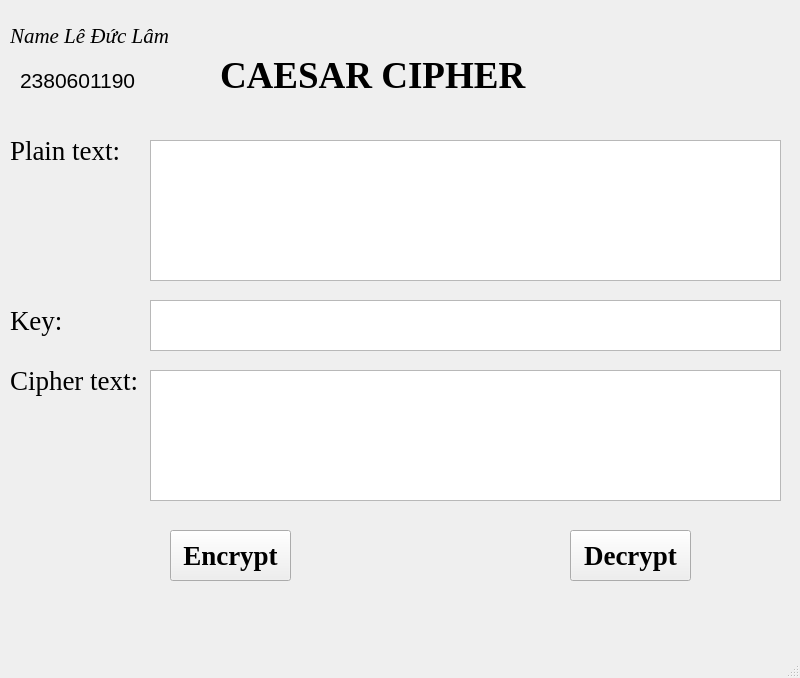
<?xml version="1.0" encoding="UTF-8"?>
<ui version="4.0">
 <class>MainWindow</class>
 <widget class="QMainWindow" name="MainWindow">
  <property name="geometry">
   <rect>
    <x>0</x>
    <y>0</y>
    <width>800</width>
    <height>678</height>
   </rect>
  </property>
  <property name="windowTitle">
   <string>MainWindow</string>
  </property>
  <widget class="QWidget" name="centralwidget">
   <widget class="QLabel" name="label">
    <property name="geometry">
     <rect>
      <x>220</x>
      <y>50</y>
      <width>421</width>
      <height>51</height>
     </rect>
    </property>
    <property name="font">
     <font>
      <family>Times New Roman</family>
      <pointsize>28</pointsize>
      <weight>75</weight>
      <bold>true</bold>
     </font>
    </property>
    <property name="text">
     <string>CAESAR CIPHER</string>
    </property>
   </widget>
   <widget class="QLabel" name="label_2">
    <property name="geometry">
     <rect>
      <x>10</x>
      <y>130</y>
      <width>121</width>
      <height>41</height>
     </rect>
    </property>
    <property name="font">
     <font>
      <family>Times New Roman</family>
      <pointsize>20</pointsize>
     </font>
    </property>
    <property name="text">
     <string>Plain text:</string>
    </property>
   </widget>
   <widget class="QLabel" name="label_3">
    <property name="geometry">
     <rect>
      <x>10</x>
      <y>350</y>
      <width>131</width>
      <height>61</height>
     </rect>
    </property>
    <property name="font">
     <font>
      <family>Times New Roman</family>
      <pointsize>20</pointsize>
     </font>
    </property>
    <property name="text">
     <string>Cipher text:</string>
    </property>
   </widget>
   <widget class="QLabel" name="label_4">
    <property name="geometry">
     <rect>
      <x>10</x>
      <y>300</y>
      <width>71</width>
      <height>41</height>
     </rect>
    </property>
    <property name="font">
     <font>
      <family>Times New Roman</family>
      <pointsize>20</pointsize>
     </font>
    </property>
    <property name="text">
     <string>Key:</string>
    </property>
   </widget>
   <widget class="QTextEdit" name="txt_plain_text">
    <property name="geometry">
     <rect>
      <x>150</x>
      <y>140</y>
      <width>631</width>
      <height>141</height>
     </rect>
    </property>
    <property name="font">
     <font>
      <pointsize>20</pointsize>
     </font>
    </property>
   </widget>
   <widget class="QTextEdit" name="txt_cipher">
    <property name="geometry">
     <rect>
      <x>150</x>
      <y>370</y>
      <width>631</width>
      <height>131</height>
     </rect>
    </property>
    <property name="font">
     <font>
      <pointsize>20</pointsize>
     </font>
    </property>
   </widget>
   <widget class="QPlainTextEdit" name="txt_key">
    <property name="geometry">
     <rect>
      <x>150</x>
      <y>300</y>
      <width>631</width>
      <height>51</height>
     </rect>
    </property>
    <property name="font">
     <font>
      <pointsize>20</pointsize>
     </font>
    </property>
   </widget>
   <widget class="QPushButton" name="btn_encrypt">
    <property name="geometry">
     <rect>
      <x>170</x>
      <y>530</y>
      <width>121</width>
      <height>51</height>
     </rect>
    </property>
    <property name="font">
     <font>
      <family>Times New Roman</family>
      <pointsize>20</pointsize>
      <weight>75</weight>
      <bold>true</bold>
     </font>
    </property>
    <property name="text">
     <string>Encrypt</string>
    </property>
   </widget>
   <widget class="QPushButton" name="btn_decrypt">
    <property name="geometry">
     <rect>
      <x>570</x>
      <y>530</y>
      <width>121</width>
      <height>51</height>
     </rect>
    </property>
    <property name="font">
     <font>
      <family>Times New Roman</family>
      <pointsize>20</pointsize>
      <weight>75</weight>
      <bold>true</bold>
     </font>
    </property>
    <property name="text">
     <string>Decrypt</string>
    </property>
   </widget>
   <widget class="QLabel" name="label_5">
    <property name="geometry">
     <rect>
      <x>10</x>
      <y>10</y>
      <width>181</width>
      <height>51</height>
     </rect>
    </property>
    <property name="font">
     <font>
      <family>Times New Roman</family>
      <pointsize>16</pointsize>
      <italic>true</italic>
     </font>
    </property>
    <property name="text">
     <string>Name Lê Đức Lâm</string>
    </property>
   </widget>
   <widget class="QLabel" name="label_6">
    <property name="geometry">
     <rect>
      <x>20</x>
      <y>70</y>
      <width>161</width>
      <height>21</height>
     </rect>
    </property>
    <property name="font">
     <font>
      <pointsize>16</pointsize>
     </font>
    </property>
    <property name="text">
     <string>2380601190</string>
    </property>
   </widget>
  </widget>
  <widget class="QMenuBar" name="menubar">
   <property name="geometry">
    <rect>
     <x>0</x>
     <y>0</y>
     <width>800</width>
     <height>21</height>
    </rect>
   </property>
  </widget>
  <widget class="QStatusBar" name="statusbar"/>
 </widget>
 <resources/>
 <connections/>
</ui>
